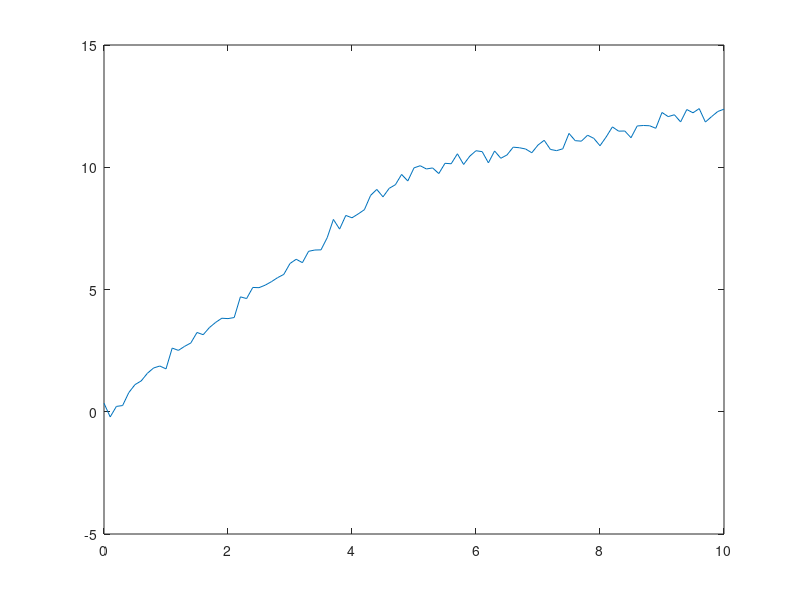

Write the MATLAB code that produced this figure. (Note: this script raises an error after producing the figure.)
function test_weightedRANSAC

x = 0:0.1:10;
z(1:50) = 2*x(1:50) + 0.2*randn(size(x(1:50)));
z(51:101) = 1.5*x(50)+0.5*x(51:101) + 0.2*randn(size(x(51:101)));

figure(1);
plot(x,z);hold on;

ransacCoef.iterMax = 1e3;
ransacCoef.minPtNum = 2;
ransacCoef.thInlrRatio = 0.99;
ransacCoef.thDist = 0.2;
ransacCoef.thDistOut = 0.2;
ransacCoef.funcFindF = @(x,y) findLine(x,y);
ransacCoef.funcDist = @(f,x,y) abs(f(1)*x+f(2)-y);
% ransacCoef.weight = ones(size(x));
ransacCoef.weight = x;

for i = 1:50
	f = ransac(x,z, ransacCoef);
	y = f(1)*x+f(2);
	p = plot(x,y,'r');
	p.Color(4) = 0.2;
end
set(gcf, 'Color', [1 1 1]);

end

function f = findLine(x,y)
	x_hat = [x' ones(length(x),1)];
	f = (y*x_hat)/(x_hat.'*x_hat);
% 	f(1) = (y(2)-y(1)) / (x(2)-x(1));
% 	f(2) = (x(2)*y(1)-y(2)*x(1)) / (x(2)-x(1));
end